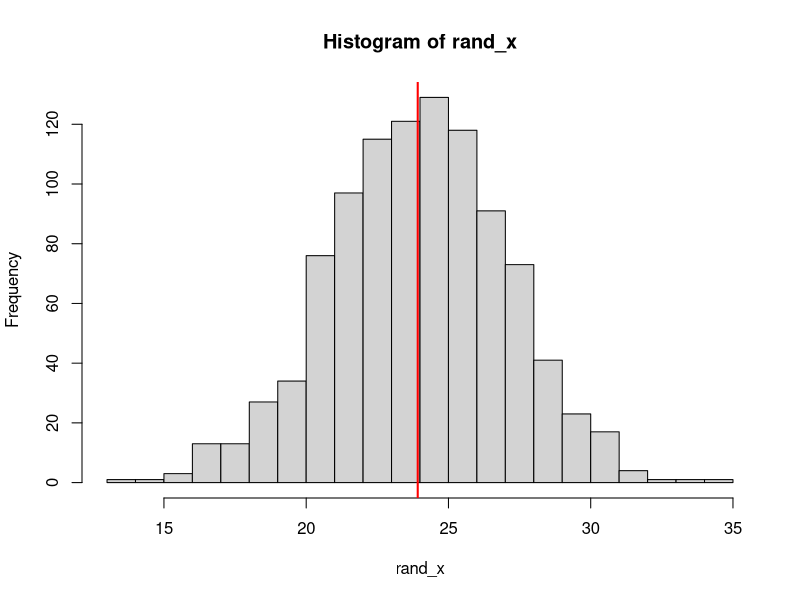

The R source for this figure:
## PlotRandom.R
##
## Purpose:
##    A function that will generate a random sample
##     of Normal values, plot a histogram with an 
##     overlaid mean on the plot.
##
## Inputs:
##     numpts = the number of points to generate
##     mu = the theoretical mean of the Normal distribution
##     sigma = the standard deviation of the Normal distribution
##     numbins = the number of bins for the histogram
##     meanColor = the color for the overlaid mean
##     linewidth = the width of the mean vertical line
##     seed = a random number generator seed, to ensure
##            reproducibility
## Outputs: A list with the following elements
##     Random_values = a vector with the generated random 
##                     values
##     Mean_x = the sample mean of Random_values
##     SD_x = the sample standard deviation of Random_values

plotRandomNormals <- function(numpts=1000, numbins=15, mu=24, sigma=3,
                              meanColor="red", 
                              linewidth=2, seed=8675309) {
  set.seed(seed)
  rand_x <- rnorm(numpts, mean=mu, sd=sigma)
  mean_x <- mean(rand_x)
  hist(rand_x, breaks=numbins)
  abline(v=mean_x, col=meanColor, lwd=linewidth)
  list(Random_values = rand_x,
       Mean_x = mean_x,
       SD_x = sd(rand_x) )
}

##Test the function
plotRandomNormals()

